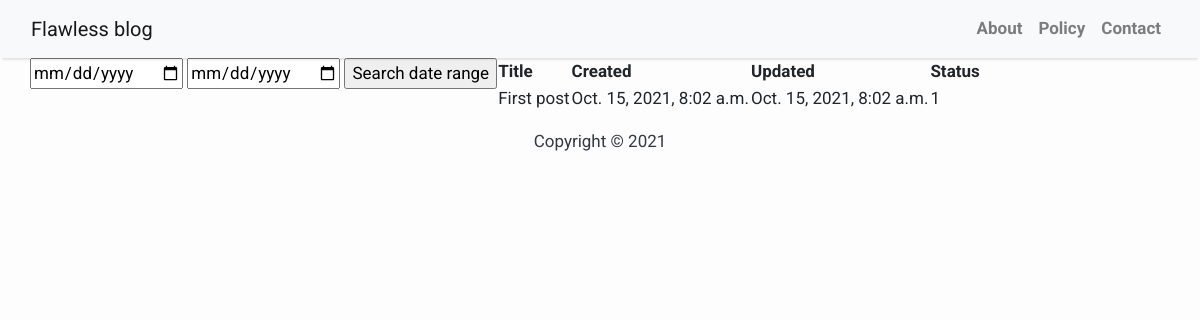
/search_posts, run on the app's committed database.
### blog/models.py (models this page shows, shortened)
class Post(models.Model):
    title = models.CharField(max_length=200, unique=True)
    slug = models.SlugField(max_length=200, unique=True)
    author = models.ForeignKey(User, on_delete= models.CASCADE,related_name='blog_posts')
    updated_on = models.DateTimeField(auto_now= True)
    content = models.TextField()
    created_on = models.DateTimeField(auto_now_add=True)
    status = models.IntegerField(choices=STATUS, default=0)
    class Meta:
        ordering = ['-created_on']

### blog/views.py (the view)
# urls.py: path('search_posts', views.search_posts, name='search_posts')
def search_posts(request):
    if 'start_date' in request.GET and 'end_date' in request.GET:
        query = "SELECT * from blog_post WHERE created_on "\
                "BETWEEN '{} 00:00:00' AND '{} 23:59:59'".format(request.GET.get('start_date'),
                                                                 request.GET.get('end_date'))
        model_items = Post.objects.raw(query)
    else:
        model_items = Post.objects.all()
    return render(request, 'search_posts.html', {'model_items': model_items})

### blog/templates/search_posts.html (shortened to what this page needs)
{% extends 'base.html' %} {% block content %}
<div class="container">
  <div class="row">
    <form method="get" action="">
        <input type="date" name="start_date" />
        <input type="date" name="end_date" />
        <input type="submit" value="Search date range" />
      </form>
      <table>
        <thead>
          <tr>
            <th>Title</th>
            <th>Created</th>
            <th>Updated</th>
            <th>Status</th>
        </thead>
        <tbody>
        {% for item in model_items %}
          <tr>
            <td>{{ item.title }}</td>
            <td>{{ item.created_on }}</td>
            <td>{{ item.updated_on }}</td>
            <td>{{ item.status }}</td>
          </tr>
        {% endfor %}
        </tbody>
      </table>
  </div>
</div>
{% endblock content %}

### blog/templates/base.html (style rules this page uses)
body { font-family: "Roboto", sans-serif; font-size: 17px; background-color: #fdfdfd; }

### data on the page
Post: title "First post", created_on "Oct. 15, 2021, 8:02 a.m.", updated_on "Oct. 15, 2021, 8:02 a.m.", status "1"
